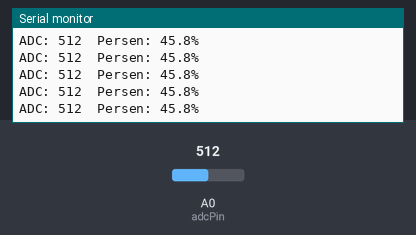
Recording of a sketch running on a simulated Arduino Uno, built with avr-gcc and run on an emulated ATmega328P. On the bench: the last lines printed to the serial monitor. The test bench sets the inputs (shaded band); at power-on: A0 (adcPin) = 512.

Above: at 1.2 s.
1.3 s: A0 (adcPin) set to 716
At 1.46 s:
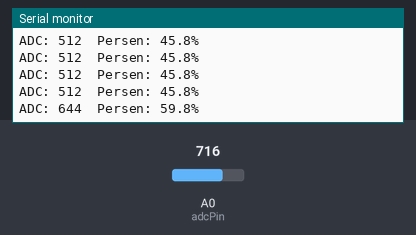
2.8 s: A0 (adcPin) set to 900
At 2.88 s:
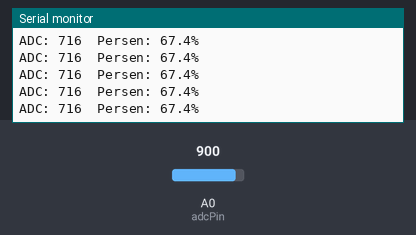
Timing chart, 0 to 5.8 s (numbered marks = the images above; inputs shaded):
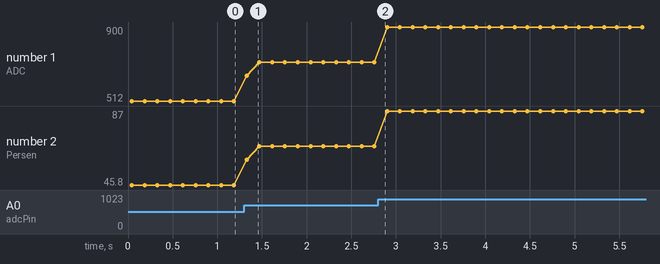

Measured:
- after the input at 1.3 s, the serial monitor: prints a new line at once (image 1)
- plotted number 1: 512 → 716 after the input at 1.3 s, 716 → 900 after the input at 2.8 s
- plotted number 2: 45.8 → 67.4 after the input at 1.3 s, 67.4 → 87 after the input at 2.8 s

The sketch:

FSR_Monitor.ino
```cpp
const int adcPin = A0;
const int idleOffset = 80;


int readAverage(int pin, int n) {
  long total = 0;
  for (int i = 0; i < n; i++) {
    total += analogRead(pin);
    delay(2);
  }
  return total / n;
}

void setup() {
  Serial.begin(9600);
  while (!Serial) {

  }
  Serial.println("FSR Reader dengan Averaging");
}

void loop() {

  int raw = readAverage(adcPin, 20);

  float percent = (raw - idleOffset) / (1023.0 - idleOffset) * 100.0;

  percent = constrain(percent, 0, 100);

  Serial.print("ADC: ");
  Serial.print(raw);
  Serial.print("\tPersen: ");
  Serial.print(percent, 1);
  Serial.println("%");

  delay(100);
}
```
